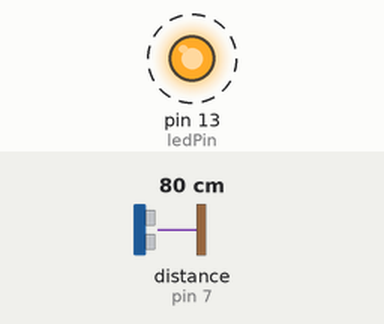
The sketch below on a simulated Arduino Uno, built with avr-gcc and run on an emulated ATmega328P. On the bench: output pins drawn as LEDs (lit = HIGH). Wiring (inferred from the names in the program): ultrasonic range finder: trigger pin 7; echo pin 7. Dashed ring = blinking. The test bench sets the inputs (shaded band); at power-on: distance to the obstacle (sensor on pin 7) 80 cm. The echo pulse lasts 58.3 µs per cm; what the sketch prints to the serial monitor is not drawn.

Above: at 0.2 s.
Timing chart, 0 to 3.0 s (numbered marks = the images above):
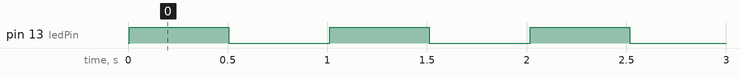

The sketch:

distance_measure.ino
```cpp
const int ledPin = 13;
const int pingPin = 7;

void setup() {
  Serial.begin(9600);
  Serial.println("Hi guys");

  pinMode(ledPin, OUTPUT);
}

void loop() {
  int cm = ping(pingPin);
  Serial.println(cm);

  triggerLed(ledPin);
}


int ping(int pingPin){
  unsigned long duration;

  pinMode(pingPin, OUTPUT);
  digitalWrite(pingPin, LOW);
  delayMicroseconds(2);
  digitalWrite(pingPin, HIGH);
  delayMicroseconds(5);
  digitalWrite(pingPin, LOW);

  pinMode(pingPin, INPUT);

  duration = pulseIn(pingPin, HIGH);
  return duration / 29 / 2;
}

void triggerLed(int ledPin){
  digitalWrite(ledPin, HIGH);
  delay(500);
  digitalWrite(ledPin, LOW);
  delay(500);
}
```

Measured:
- by itself, pin 13 (ledPin): alternates HIGH for 0.50 s and LOW for 0.51 s
